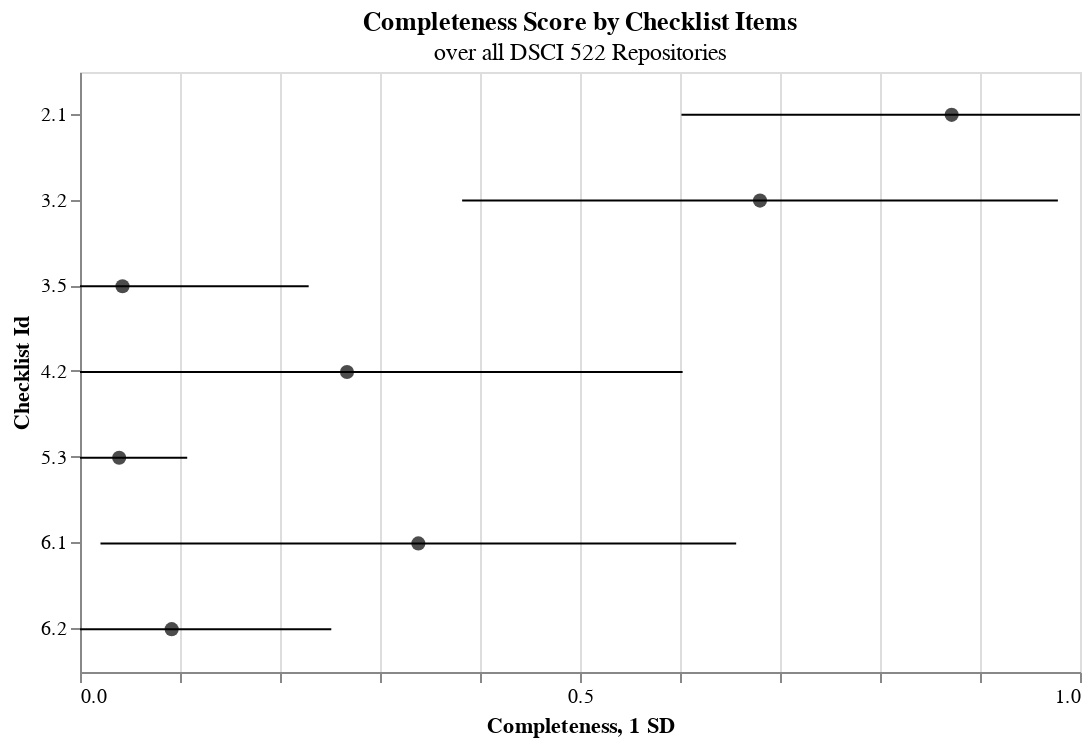

Notebook source saved alongside this figure:
### Code cell
base = alt.Chart(df_id__stat.query('id != "total"')).transform_calculate(
    min="max(0, datum.mean-datum.std)",
    max="min(1, datum.mean+datum.std)"
)
    
# generate the points
points = base.mark_point(
    filled=True,
    size=50,
    color='black'
).encode(
    x=alt.X('mean:Q').scale(domainMin=0, domainMax=1).title("Completeness").axis(
        labelExpr="datum.value % 0.5 ? null : datum.label"
    ),
    y=alt.Y('id:N').title("Checklist Id")
)
    
# generate the error bars
errorbars = base.mark_errorbar().encode(
    x=alt.X("min:Q").title('1 SD'),
    x2="max:Q",
    y="id:N"
)

(points + errorbars).properties(
    height=300,
    width=500,
    title={
        'text': "Completeness Score by Checklist Items",
        'subtitle': "over all DSCI 522 Repositories"
    }
)

### Figure 1 — Vega-Lite specification as saved in the notebook (floating-point values rounded to 4 significant figures)
{"config": {"view": {"continuousWidth": 300, "continuousHeight": 300}}, "layer": [{"mark": {"type": "point", "color": "black", "filled": true, "size": 50}, "encoding": {"x": {"axis": {"labelExpr": "datum.value % 0.5 ? null : datum.label"}, "field": "mean", "scale": {"domainMin": 0, "domainMax": 1}, "title": "Completeness", "type": "quantitative"}, "y": {"field": "id", "title": "Checklist Id", "type": "nominal"}}, "transform": [{"calculate": "max(0, datum.mean-datum.std)", "as": "min"}, {"calculate": "min(1, datum.mean+datum.std)", "as": "max"}]}, {"mark": {"type": "errorbar"}, "encoding": {"x": {"field": "min", "title": "1 SD", "type": "quantitative"}, "x2": {"field": "max"}, "y": {"field": "id", "type": "nominal"}}, "transform": [{"calculate": "max(0, datum.mean-datum.std)", "as": "min"}, {"calculate": "min(1, datum.mean+datum.std)", "as": "max"}]}], "data": {"name": "data-14b052570765c9efd748dee9d3ebdff4"}, "height": 300, "title": {"text": "Completeness Score by Checklist Items", "subtitle": "over all DSCI 522 Repositories"}, "width": 500, "$schema": "https://vega.github.io/schema/vega-lite/v5.17.0.json", "datasets": {"data-14b052570765c9efd748dee9d3ebdff4": [{"id": "2.1", "count": 20.0, "mean": 0.8717, "std": 0.2702}, {"id": "3.2", "count": 20.0, "mean": 0.68, "std": 0.2979}, {"id": "3.5", "count": 20.0, "mean": 0.0425, "std": 0.1862}, {"id": "4.2", "count": 20.0, "mean": 0.267, "std": 0.3356}, {"id": "5.3", "count": 20.0, "mean": 0.03917, "std": 0.06803}, {"id": "6.1", "count": 20.0, "mean": 0.3383, "std": 0.3178}, {"id": "6.2", "count": 20.0, "mean": 0.09167, "std": 0.1596}]}}
